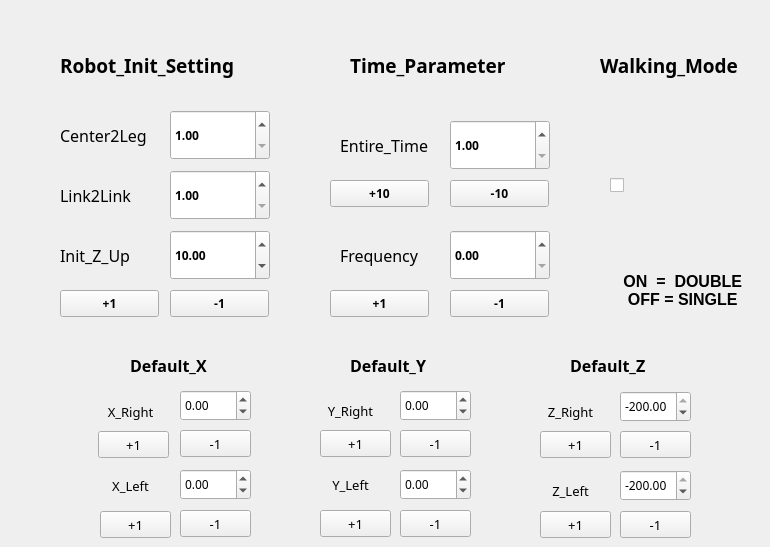
    <widget class="QWidget" name="tab">
     <attribute name="title">
      <string>Parameter</string>
     </attribute>
     <widget class="QDoubleSpinBox" name="Entire_Time_Box">
      <property name="geometry">
       <rect>
        <x>450</x>
        <y>120</y>
        <width>100</width>
        <height>50</height>
       </rect>
      </property>
      <property name="font">
       <font>
        <family>NanumBarunGothic</family>
        <weight>75</weight>
        <bold>true</bold>
       </font>
      </property>
      <property name="minimum">
       <double>1.000000000000000</double>
      </property>
      <property name="maximum">
       <double>500.000000000000000</double>
      </property>
     </widget>
     <widget class="QLabel" name="label">
      <property name="geometry">
       <rect>
        <x>340</x>
        <y>120</y>
        <width>110</width>
        <height>50</height>
       </rect>
      </property>
      <property name="font">
       <font>
        <family>NanumBarunGothic</family>
        <pointsize>12</pointsize>
        <weight>50</weight>
        <bold>false</bold>
       </font>
      </property>
      <property name="text">
       <string>Entire_Time</string>
      </property>
     </widget>
     <widget class="QPushButton" name="Entire_Time_Plus_Button">
      <property name="geometry">
       <rect>
        <x>330</x>
        <y>180</y>
        <width>99</width>
        <height>27</height>
       </rect>
      </property>
      <property name="font">
       <font>
        <family>NanumBarunGothic</family>
        <weight>75</weight>
        <bold>true</bold>
       </font>
      </property>
      <property name="text">
       <string>+10</string>
      </property>
     </widget>
     <widget class="QPushButton" name="Entire_Time_Minus_Button">
      <property name="geometry">
       <rect>
        <x>450</x>
        <y>180</y>
        <width>99</width>
        <height>27</height>
       </rect>
      </property>
      <property name="font">
       <font>
        <family>NanumBarunGothic</family>
        <weight>75</weight>
        <bold>true</bold>
       </font>
      </property>
      <property name="text">
       <string>-10</string>
      </property>
     </widget>
     <widget class="QLabel" name="label_2">
      <property name="geometry">
       <rect>
        <x>340</x>
        <y>230</y>
        <width>110</width>
        <height>50</height>
       </rect>
      </property>
      <property name="font">
       <font>
        <family>NanumBarunGothic</family>
        <pointsize>12</pointsize>
        <weight>50</weight>
        <bold>false</bold>
       </font>
      </property>
      <property name="text">
       <string>Frequency</string>
      </property>
     </widget>
     <widget class="QDoubleSpinBox" name="Frequency_Box">
      <property name="geometry">
       <rect>
        <x>450</x>
        <y>230</y>
        <width>100</width>
        <height>50</height>
       </rect>
      </property>
      <property name="font">
       <font>
        <family>NanumBarunGothic</family>
        <weight>75</weight>
        <bold>true</bold>
       </font>
      </property>
      <property name="singleStep">
       <double>0.100000000000000</double>
      </property>
     </widget>
     <widget class="QPushButton" name="Frequency_Minus_Button">
      <property name="geometry">
       <rect>
        <x>450</x>
        <y>290</y>
        <width>99</width>
        <height>27</height>
       </rect>
      </property>
      <property name="font">
       <font>
        <family>NanumBarunGothic</family>
        <weight>75</weight>
        <bold>true</bold>
       </font>
      </property>
      <property name="text">
       <string>-1</string>
      </property>
     </widget>
     <widget class="QPushButton" name="Frequency_Plus_Button">
      <property name="geometry">
       <rect>
        <x>330</x>
        <y>290</y>
        <width>99</width>
        <height>27</height>
       </rect>
      </property>
      <property name="font">
       <font>
        <family>NanumBarunGothic</family>
        <weight>75</weight>
        <bold>true</bold>
       </font>
      </property>
      <property name="text">
       <string>+1</string>
      </property>
     </widget>
     <widget class="QLabel" name="label_3">
      <property name="geometry">
       <rect>
        <x>350</x>
        <y>40</y>
        <width>181</width>
        <height>50</height>
       </rect>
      </property>
      <property name="font">
       <font>
        <family>NanumBarunGothic</family>
        <pointsize>14</pointsize>
        <weight>75</weight>
        <bold>true</bold>
       </font>
      </property>
      <property name="text">
       <string>Time_Parameter</string>
      </property>
     </widget>
     <widget class="QLabel" name="label_15">
      <property name="geometry">
       <rect>
        <x>100</x>
        <y>470</y>
        <width>61</width>
        <height>31</height>
       </rect>
      </property>
      <property name="font">
       <font>
        <family>NanumBarunGothic</family>
        <pointsize>10</pointsize>
        <weight>50</weight>
        <bold>false</bold>
       </font>
      </property>
      <property name="text">
       <string>X_Left</string>
      </property>
      <property name="alignment">
       <set>Qt::AlignCenter</set>
      </property>
     </widget>
     <widget class="QLabel" name="label_13">
      <property name="geometry">
       <rect>
        <x>100</x>
        <y>401</y>
        <width>61</width>
        <height>21</height>
       </rect>
      </property>
      <property name="font">
       <font>
        <family>NanumBarunGothic</family>
        <pointsize>10</pointsize>
        <weight>50</weight>
        <bold>false</bold>
       </font>
      </property>
      <property name="text">
       <string>X_Right</string>
      </property>
      <property name="alignment">
       <set>Qt::AlignCenter</set>
      </property>
     </widget>
     <widget class="QDoubleSpinBox" name="Default_X_Left_Box">
      <property name="geometry">
       <rect>
        <x>180</x>
        <y>469</y>
        <width>71</width>
        <height>31</height>
       </rect>
      </property>
      <property name="font">
       <font>
        <family>NanumBarunGothic</family>
        <pointsize>9</pointsize>
        <weight>50</weight>
        <bold>false</bold>
       </font>
      </property>
      <property name="minimum">
       <double>-100.000000000000000</double>
      </property>
      <property name="maximum">
       <double>100.000000000000000</double>
      </property>
     </widget>
     <widget class="QPushButton" name="Default_X_Right_Plus_Button">
      <property name="geometry">
       <rect>
        <x>98</x>
        <y>431</y>
        <width>71</width>
        <height>27</height>
       </rect>
      </property>
      <property name="font">
       <font>
        <family>NanumBarunGothic</family>
        <pointsize>10</pointsize>
        <weight>50</weight>
        <bold>false</bold>
       </font>
      </property>
      <property name="text">
       <string>+1</string>
      </property>
     </widget>
     <widget class="QPushButton" name="Default_X_Left_Plus_Button">
      <property name="geometry">
       <rect>
        <x>100</x>
        <y>511</y>
        <width>71</width>
        <height>27</height>
       </rect>
      </property>
      <property name="font">
       <font>
        <family>NanumBarunGothic</family>
        <pointsize>10</pointsize>
        <weight>50</weight>
        <bold>false</bold>
       </font>
      </property>
      <property name="text">
       <string>+1</string>
      </property>
     </widget>
     <widget class="QPushButton" name="Default_X_Right_Minus_Button">
      <property name="geometry">
       <rect>
        <x>180</x>
        <y>430</y>
        <width>71</width>
        <height>27</height>
       </rect>
      </property>
      <property name="font">
       <font>
        <family>NanumBarunGothic</family>
        <pointsize>10</pointsize>
        <weight>50</weight>
        <bold>false</bold>
       </font>
      </property>
      <property name="text">
       <string>-1</string>
      </property>
     </widget>
     <widget class="QPushButton" name="Default_X_Left_Minus_Button">
      <property name="geometry">
       <rect>
        <x>180</x>
        <y>510</y>
        <width>71</width>
        <height>27</height>
       </rect>
      </property>
      <property name="font">
       <font>
        <family>NanumBarunGothic</family>
        <pointsize>10</pointsize>
        <weight>50</weight>
        <bold>false</bold>
       </font>
      </property>
      <property name="text">
       <string>-1</string>
      </property>
     </widget>
     <widget class="QDoubleSpinBox" name="Default_X_Right_Box">
      <property name="geometry">
       <rect>
        <x>180</x>
        <y>390</y>
        <width>71</width>
        <height>31</height>
       </rect>
      </property>
      <property name="font">
       <font>
        <family>NanumBarunGothic</family>
        <pointsize>9</pointsize>
        <weight>50</weight>
        <bold>false</bold>
       </font>
      </property>
      <property name="minimum">
       <double>-100.000000000000000</double>
      </property>
      <property name="maximum">
       <double>100.000000000000000</double>
      </property>
     </widget>
     <widget class="QLabel" name="label_14">
      <property name="geometry">
       <rect>
        <x>130</x>
        <y>350</y>
        <width>91</width>
        <height>31</height>
       </rect>
      </property>
      <property name="font">
       <font>
        <family>NanumBarunGothic</family>
        <pointsize>12</pointsize>
        <weight>75</weight>
        <bold>true</bold>
       </font>
      </property>
      <property name="text">
       <string>Default_X</string>
      </property>
     </widget>
     <widget class="QLabel" name="label_16">
      <property name="geometry">
       <rect>
        <x>320</x>
        <y>400</y>
        <width>61</width>
        <height>21</height>
       </rect>
      </property>
      <property name="font">
       <font>
        <family>NanumBarunGothic</family>
        <pointsize>10</pointsize>
        <weight>50</weight>
        <bold>false</bold>
       </font>
      </property>
      <property name="text">
       <string>Y_Right</string>
      </property>
      <property name="alignment">
       <set>Qt::AlignCenter</set>
      </property>
     </widget>
     <widget class="QDoubleSpinBox" name="Default_Y_Left_Box">
      <property name="geometry">
       <rect>
        <x>400</x>
        <y>469</y>
        <width>71</width>
        <height>31</height>
       </rect>
      </property>
      <property name="font">
       <font>
        <family>NanumBarunGothic</family>
        <pointsize>9</pointsize>
        <weight>50</weight>
        <bold>false</bold>
       </font>
      </property>
      <property name="minimum">
       <double>-100.000000000000000</double>
      </property>
      <property name="maximum">
       <double>100.000000000000000</double>
      </property>
     </widget>
     <widget class="QPushButton" name="Default_Y_Right_Plus_Button">
      <property name="geometry">
       <rect>
        <x>320</x>
        <y>430</y>
        <width>71</width>
        <height>27</height>
       </rect>
      </property>
      <property name="font">
       <font>
        <family>NanumBarunGothic</family>
        <pointsize>10</pointsize>
        <weight>50</weight>
        <bold>false</bold>
       </font>
      </property>
      <property name="text">
       <string>+1</string>
      </property>
     </widget>
     <widget class="QPushButton" name="Default_Y_Left_Plus_Button">
      <property name="geometry">
       <rect>
        <x>320</x>
        <y>510</y>
        <width>71</width>
        <height>27</height>
       </rect>
      </property>
      <property name="font">
       <font>
        <family>NanumBarunGothic</family>
        <pointsize>10</pointsize>
        <weight>50</weight>
        <bold>false</bold>
       </font>
      </property>
      <property name="text">
       <string>+1</string>
      </property>
     </widget>
     <widget class="QPushButton" name="Default_Y_Right_Minus_Button">
      <property name="geometry">
       <rect>
        <x>400</x>
        <y>430</y>
        <width>71</width>
        <height>27</height>
       </rect>
      </property>
      <property name="font">
       <font>
        <family>NanumBarunGothic</family>
        <pointsize>10</pointsize>
        <weight>50</weight>
        <bold>false</bold>
       </font>
      </property>
      <property name="text">
       <string>-1</string>
      </property>
     </widget>
     <widget class="QLabel" name="label_17">
      <property name="geometry">
       <rect>
        <x>320</x>
        <y>469</y>
        <width>61</width>
        <height>31</height>
       </rect>
      </property>
      <property name="font">
       <font>
        <family>NanumBarunGothic</family>
        <pointsize>10</pointsize>
        <weight>50</weight>
        <bold>false</bold>
       </font>
      </property>
      <property name="text">
       <string>Y_Left</string>
      </property>
      <property name="alignment">
       <set>Qt::AlignCenter</set>
      </property>
     </widget>
     <widget class="QPushButton" name="Default_Y_Left_Minus_Button">
      <property name="geometry">
       <rect>
        <x>400</x>
        <y>510</y>
        <width>71</width>
        <height>27</height>
       </rect>
      </property>
      <property name="font">
       <font>
        <family>NanumBarunGothic</family>
        <pointsize>10</pointsize>
        <weight>50</weight>
        <bold>false</bold>
       </font>
      </property>
      <property name="text">
       <string>-1</string>
      </property>
     </widget>
     <widget class="QDoubleSpinBox" name="Default_Y_Right_Box">
      <property name="geometry">
       <rect>
        <x>400</x>
        <y>390</y>
        <width>71</width>
        <height>31</height>
       </rect>
      </property>
      <property name="font">
       <font>
        <family>NanumBarunGothic</family>
        <pointsize>9</pointsize>
        <weight>50</weight>
        <bold>false</bold>
       </font>
      </property>
      <property name="minimum">
       <double>-100.000000000000000</double>
      </property>
      <property name="maximum">
       <double>100.000000000000000</double>
      </property>
     </widget>
     <widget class="QLabel" name="label_18">
      <property name="geometry">
       <rect>
        <x>350</x>
        <y>350</y>
        <width>91</width>
        <height>31</height>
       </rect>
      </property>
      <property name="font">
       <font>
        <family>NanumBarunGothic</family>
        <pointsize>12</pointsize>
        <weight>75</weight>
        <bold>true</bold>
       </font>
      </property>
      <property name="text">
       <string>Default_Y</string>
      </property>
     </widget>
     <widget class="QLabel" name="label_21">
      <property name="geometry">
       <rect>
        <x>570</x>
        <y>350</y>
        <width>91</width>
        <height>31</height>
       </rect>
      </property>
      <property name="font">
       <font>
        <family>NanumBarunGothic</family>
        <pointsize>12</pointsize>
        <weight>75</weight>
        <bold>true</bold>
       </font>
      </property>
      <property name="text">
       <string>Default_Z</string>
      </property>
     </widget>
     <widget class="QPushButton" name="Default_Z_Left_Plus_Button">
      <property name="geometry">
       <rect>
        <x>540</x>
        <y>511</y>
        <width>71</width>
        <height>27</height>
       </rect>
      </property>
      <property name="font">
       <font>
        <family>NanumBarunGothic</family>
        <pointsize>10</pointsize>
        <weight>50</weight>
        <bold>false</bold>
       </font>
      </property>
      <property name="text">
       <string>+1</string>
      </property>
     </widget>
     <widget class="QLabel" name="label_20">
      <property name="geometry">
       <rect>
        <x>540</x>
        <y>480</y>
        <width>61</width>
        <height>21</height>
       </rect>
      </property>
      <property name="font">
       <font>
        <family>NanumBarunGothic</family>
        <pointsize>10</pointsize>
        <weight>50</weight>
        <bold>false</bold>
       </font>
      </property>
      <property name="text">
       <string>Z_Left</string>
      </property>
      <property name="alignment">
       <set>Qt::AlignCenter</set>
      </property>
     </widget>
     <widget class="QLabel" name="label_19">
      <property name="geometry">
       <rect>
        <x>540</x>
        <y>401</y>
        <width>61</width>
        <height>21</height>
       </rect>
      </property>
      <property name="font">
       <font>
        <family>NanumBarunGothic</family>
        <pointsize>10</pointsize>
        <weight>50</weight>
        <bold>false</bold>
       </font>
      </property>
      <property name="text">
       <string>Z_Right</string>
      </property>
      <property name="alignment">
       <set>Qt::AlignCenter</set>
      </property>
     </widget>
     <widget class="QPushButton" name="Default_Z_Left_Minus_Button">
      <property name="geometry">
       <rect>
        <x>620</x>
        <y>511</y>
        <width>71</width>
        <height>27</height>
       </rect>
      </property>
      <property name="font">
       <font>
        <family>NanumBarunGothic</family>
        <pointsize>10</pointsize>
        <weight>50</weight>
        <bold>false</bold>
       </font>
      </property>
      <property name="text">
       <string>-1</string>
      </property>
     </widget>
     <widget class="QDoubleSpinBox" name="Default_Z_Left_Box">
      <property name="geometry">
       <rect>
        <x>620</x>
        <y>470</y>
        <width>71</width>
        <height>31</height>
       </rect>
      </property>
      <property name="font">
       <font>
        <family>NanumBarunGothic</family>
        <pointsize>9</pointsize>
        <weight>50</weight>
        <bold>false</bold>
       </font>
      </property>
      <property name="decimals">
       <number>2</number>
      </property>
      <property name="minimum">
       <double>-300.000000000000000</double>
      </property>
      <property name="maximum">
       <double>-200.000000000000000</double>
      </property>
      <property name="value">
       <double>-200.000000000000000</double>
      </property>
     </widget>
     <widget class="QDoubleSpinBox" name="Default_Z_Right_Box">
      <property name="geometry">
       <rect>
        <x>620</x>
        <y>391</y>
        <width>71</width>
        <height>31</height>
       </rect>
      </property>
      <property name="font">
       <font>
        <family>NanumBarunGothic</family>
        <pointsize>9</pointsize>
        <weight>50</weight>
        <bold>false</bold>
       </font>
      </property>
      <property name="minimum">
       <double>-300.000000000000000</double>
      </property>
      <property name="maximum">
       <double>-200.000000000000000</double>
      </property>
      <property name="value">
       <double>-200.000000000000000</double>
      </property>
     </widget>
     <widget class="QPushButton" name="Default_Z_Right_Plus_Button">
      <property name="geometry">
       <rect>
        <x>540</x>
        <y>431</y>
        <width>71</width>
        <height>27</height>
       </rect>
      </property>
      <property name="font">
       <font>
        <family>NanumBarunGothic</family>
        <pointsize>10</pointsize>
        <weight>50</weight>
        <bold>false</bold>
       </font>
      </property>
      <property name="text">
       <string>+1</string>
      </property>
     </widget>
     <widget class="QPushButton" name="Default_Z_Right_Minus_Button">
      <property name="geometry">
       <rect>
        <x>620</x>
        <y>431</y>
        <width>71</width>
        <height>27</height>
       </rect>
      </property>
      <property name="font">
       <font>
        <family>NanumBarunGothic</family>
        <pointsize>10</pointsize>
        <weight>50</weight>
        <bold>false</bold>
       </font>
      </property>
      <property name="text">
       <string>-1</string>
      </property>
     </widget>
     <widget class="QCheckBox" name="Ratio_Check_Box">
      <property name="geometry">
       <rect>
        <x>610</x>
        <y>120</y>
        <width>131</width>
        <height>131</height>
       </rect>
      </property>
      <property name="font">
       <font>
        <pointsize>18</pointsize>
        <italic>true</italic>
       </font>
      </property>
      <property name="layoutDirection">
       <enum>Qt::LeftToRight</enum>
      </property>
      <property name="autoFillBackground">
       <bool>false</bool>
      </property>
      <property name="text">
       <string/>
      </property>
      <property name="icon">
       <iconset>
        <normaloff>:/images/run.png</normaloff>../resources/images/run.png</iconset>
      </property>
      <property name="iconSize">
       <size>
        <width>100</width>
        <height>150</height>
       </size>
      </property>
     </widget>
     <widget class="QLabel" name="label_102">
      <property name="geometry">
       <rect>
        <x>60</x>
        <y>40</y>
        <width>221</width>
        <height>50</height>
       </rect>
      </property>
      <property name="font">
       <font>
        <family>NanumBarunGothic</family>
        <pointsize>14</pointsize>
        <weight>75</weight>
        <bold>true</bold>
       </font>
      </property>
      <property name="text">
       <string>Robot_Init_Setting</string>
      </property>
     </widget>
     <widget class="QLabel" name="label_4">
      <property name="geometry">
       <rect>
        <x>610</x>
        <y>270</y>
        <width>141</width>
        <height>41</height>
       </rect>
      </property>
      <property name="font">
       <font>
        <pointsize>12</pointsize>
        <weight>75</weight>
        <bold>true</bold>
       </font>
      </property>
      <property name="layoutDirection">
       <enum>Qt::LeftToRight</enum>
      </property>
      <property name="text">
       <string> ON  =  DOUBLE
 OFF = SINGLE</string>
      </property>
      <property name="alignment">
       <set>Qt::AlignCenter</set>
      </property>
     </widget>
     <widget class="QLabel" name="label_10">
      <property name="geometry">
       <rect>
        <x>60</x>
        <y>170</y>
        <width>91</width>
        <height>50</height>
       </rect>
      </property>
      <property name="font">
       <font>
        <family>NanumBarunGothic</family>
        <pointsize>12</pointsize>
        <weight>50</weight>
        <bold>false</bold>
       </font>
      </property>
      <property name="text">
       <string>Link2Link</string>
      </property>
     </widget>
     <widget class="QDoubleSpinBox" name="Link2Link_Box">
      <property name="geometry">
       <rect>
        <x>170</x>
        <y>170</y>
        <width>100</width>
        <height>50</height>
       </rect>
      </property>
      <property name="font">
       <font>
        <family>NanumBarunGothic</family>
        <weight>75</weight>
        <bold>true</bold>
       </font>
      </property>
      <property name="minimum">
       <double>1.000000000000000</double>
      </property>
      <property name="maximum">
       <double>150.000000000000000</double>
      </property>
      <property name="singleStep">
       <double>0.100000000000000</double>
      </property>
     </widget>
     <widget class="QLabel" name="label_7">
      <property name="geometry">
       <rect>
        <x>60</x>
        <y>110</y>
        <width>101</width>
        <height>50</height>
       </rect>
      </property>
      <property name="font">
       <font>
        <family>NanumBarunGothic</family>
        <pointsize>12</pointsize>
        <weight>50</weight>
        <bold>false</bold>
       </font>
      </property>
      <property name="text">
       <string>Center2Leg</string>
      </property>
     </widget>
     <widget class="QLabel" name="label_103">
      <property name="geometry">
       <rect>
        <x>60</x>
        <y>230</y>
        <width>91</width>
        <height>50</height>
       </rect>
      </property>
      <property name="font">
       <font>
        <family>NanumBarunGothic</family>
        <pointsize>12</pointsize>
        <weight>50</weight>
        <bold>false</bold>
       </font>
      </property>
      <property name="text">
       <string>Init_Z_Up</string>
      </property>
     </widget>
     <widget class="QDoubleSpinBox" name="Init_Z_Up_Box">
      <property name="geometry">
       <rect>
        <x>170</x>
        <y>230</y>
        <width>100</width>
        <height>50</height>
       </rect>
      </property>
      <property name="font">
       <font>
        <family>NanumBarunGothic</family>
        <weight>75</weight>
        <bold>true</bold>
       </font>
      </property>
      <property name="minimum">
       <double>1.000000000000000</double>
      </property>
      <property name="maximum">
       <double>75.000000000000000</double>
      </property>
      <property name="singleStep">
       <double>0.100000000000000</double>
      </property>
      <property name="value">
       <double>10.000000000000000</double>
      </property>
     </widget>
     <widget class="QPushButton" name="Init_Z_Up_Plus_Button">
      <property name="geometry">
       <rect>
        <x>60</x>
        <y>290</y>
        <width>99</width>
        <height>27</height>
       </rect>
      </property>
      <property name="font">
       <font>
        <family>NanumBarunGothic</family>
        <weight>75</weight>
        <bold>true</bold>
       </font>
      </property>
      <property name="text">
       <string>+1</string>
      </property>
     </widget>
     <widget class="QDoubleSpinBox" name="Center2Leg_Box">
      <property name="geometry">
       <rect>
        <x>170</x>
        <y>110</y>
        <width>100</width>
        <height>50</height>
       </rect>
      </property>
      <property name="font">
       <font>
        <family>NanumBarunGothic</family>
        <weight>75</weight>
        <bold>true</bold>
       </font>
      </property>
      <property name="minimum">
       <double>1.000000000000000</double>
      </property>
      <property name="maximum">
       <double>100.000000000000000</double>
      </property>
      <property name="singleStep">
       <double>0.100000000000000</double>
      </property>
     </widget>
     <widget class="QPushButton" name="Init_Z_Up_Minus_Button">
      <property name="geometry">
       <rect>
        <x>170</x>
        <y>290</y>
        <width>99</width>
        <height>27</height>
       </rect>
      </property>
      <property name="font">
       <font>
        <family>NanumBarunGothic</family>
        <weight>75</weight>
        <bold>true</bold>
       </font>
      </property>
      <property name="text">
       <string>-1</string>
      </property>
     </widget>
     <widget class="QLabel" name="label_5">
      <property name="geometry">
       <rect>
        <x>600</x>
        <y>50</y>
        <width>161</width>
        <height>31</height>
       </rect>
      </property>
      <property name="font">
       <font>
        <family>NanumBarunGothic</family>
        <pointsize>14</pointsize>
        <weight>75</weight>
        <bold>true</bold>
       </font>
      </property>
      <property name="text">
       <string>Walking_Mode</string>
      </property>
     </widget>
    </widget>
